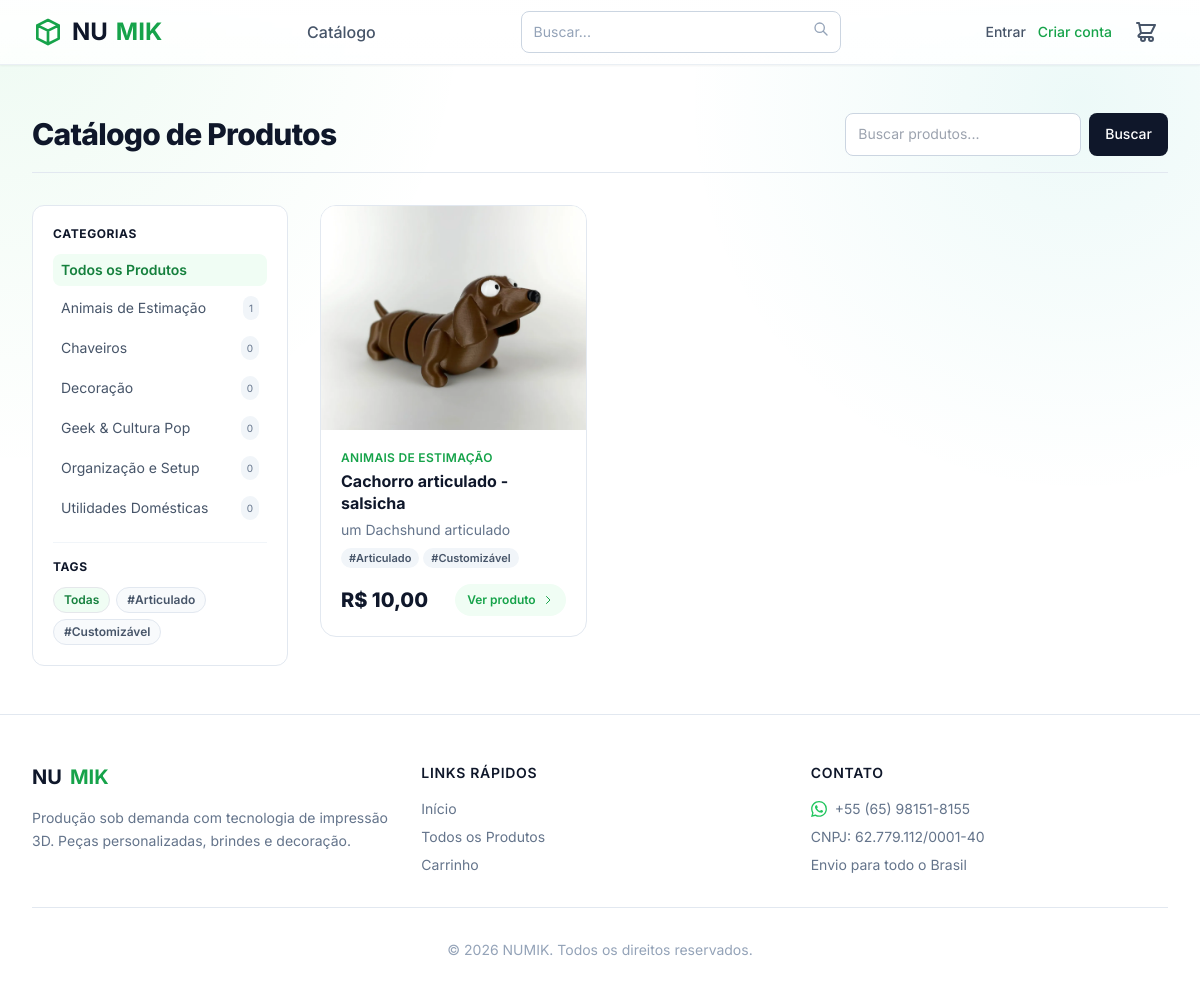
Page /produtos/ on the earlier database version.
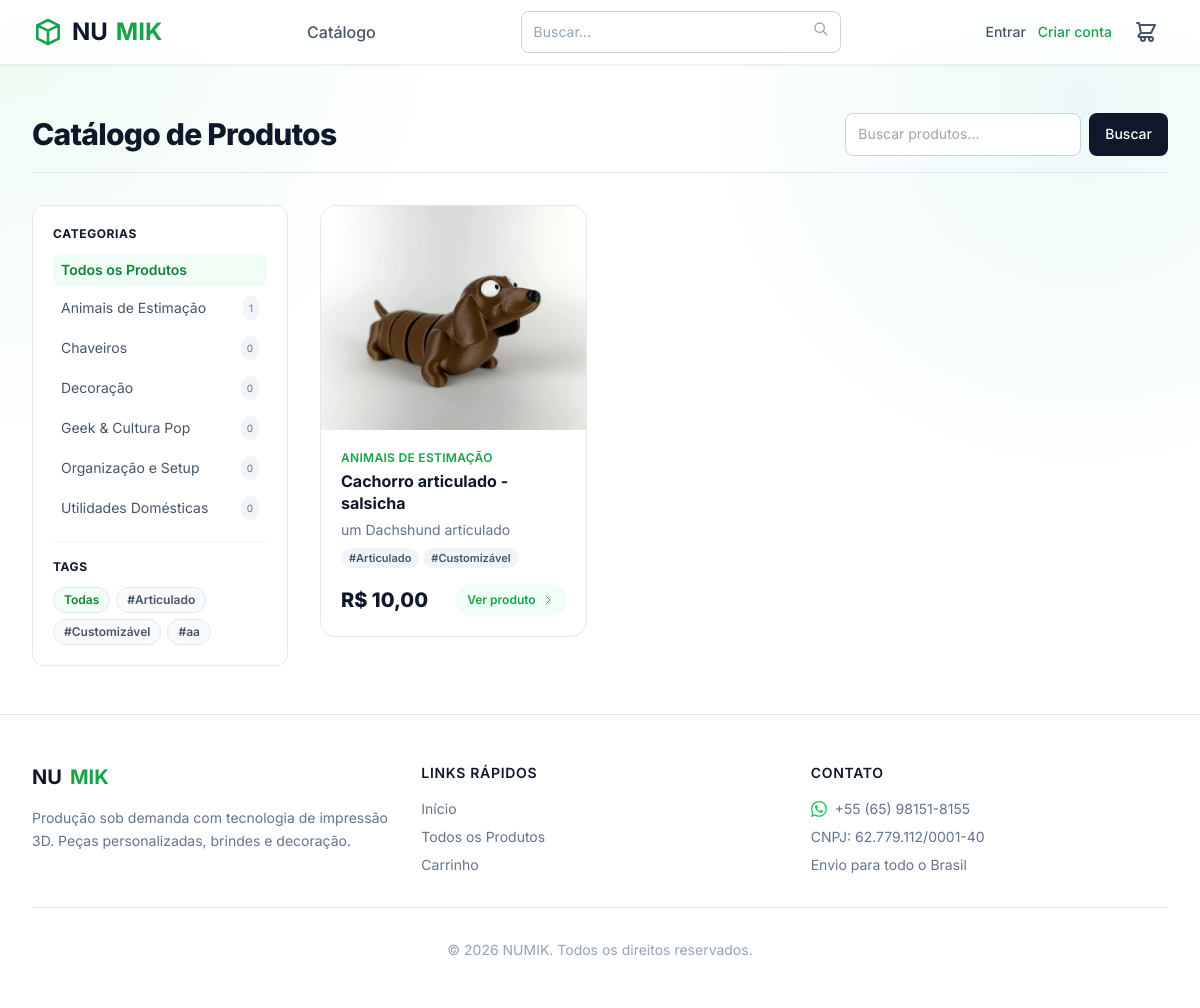
Same page on the later database version.
### catalog/models.py (models this page shows, shortened)
class Category(models.Model):
    name = models.CharField(max_length=150, verbose_name="Nome da Categoria")
    slug = models.SlugField(max_length=150, unique=True)
    description = models.TextField(blank=True, verbose_name="Descrição")
    class Meta:
        verbose_name = "Categoria"
        verbose_name_plural = "Categorias"
        ordering = ['name']

class Tag(models.Model):
    name = models.CharField(max_length=80, unique=True, verbose_name="Nome da Tag")
    slug = models.SlugField(max_length=80, unique=True)
    class Meta:
        verbose_name = "Tag"
        verbose_name_plural = "Tags"
        ordering = ['name']

class Product(models.Model):
    category = models.ForeignKey(Category, related_name='products', on_delete=models.SET_NULL, null=True, blank=True, verbose_name="Categoria")
    name = models.CharField(max_length=200, verbose_name="Nome do Produto")
    slug = models.SlugField(max_length=200, unique=True)
    short_description = models.CharField(max_length=255, verbose_name="Descrição Curta")
    description = models.TextField(verbose_name="Descrição Longa")
    base_price = models.DecimalField(max_digits=10, decimal_places=2, verbose_name="Preço Base")
    is_active = models.BooleanField(default=True, verbose_name="Ativo?")
    lead_time_text = models.CharField(max_length=100, default="Produção em 3 a 5 dias úteis", verbose_name="Prazo Estimado")
    tags = models.ManyToManyField(Tag, related_name='products', blank=True, verbose_name="Tags (#)")
    created_at = models.DateTimeField(auto_now_add=True)
    updated_at = models.DateTimeField(auto_now=True)
    class Meta:
        verbose_name = "Produto"
        verbose_name_plural = "Produtos"
        ordering = ['-created_at']
    def get_absolute_url(self):
        return reverse('catalog:product_detail', kwargs={'slug': self.slug})

class ProductImage(models.Model):
    product = models.ForeignKey(Product, related_name='images', on_delete=models.CASCADE)
    image = models.ImageField(upload_to='products/%Y/%m/%d', verbose_name="Imagem")
    alt_text = models.CharField(max_length=200, blank=True, verbose_name="Texto Alternativo (SEO)")
    order = models.PositiveIntegerField(default=0, verbose_name="Ordem")
    class Meta:
        verbose_name = "Imagem do Produto"
        verbose_name_plural = "Imagens do Produto"
        ordering = ['order']

### catalog/views.py (the view)
# urls.py: path('produtos/', views.product_list, name='product_list'),
def product_list(request):
    products = Product.objects.filter(is_active=True)
    category_slug = request.GET.get('categoria')
    if category_slug:
        products = products.filter(category__slug=category_slug)
    tag_slug = request.GET.get('tag')
    if tag_slug:
        products = products.filter(tags__slug=tag_slug)
    search_query = request.GET.get('q')
    if search_query:
        products = products.filter(name__icontains=search_query)
    categories = Category.objects.all()
    tags = Tag.objects.all()
    return render(request, 'catalog/product_list.html', {
        'products': products.distinct(),
        'categories': categories,
        'current_category': category_slug,
        'search_query': search_query,
        'current_tag': tag_slug,
        'tags': tags,
    })

### templates/catalog/product_list.html (shortened to what this page needs)
{% extends 'base.html' %}
{% block content %}
<div class="max-w-7xl mx-auto px-4 sm:px-6 lg:px-8 py-8 sm:py-12">
    <div class="flex flex-col sm:flex-row justify-between items-start sm:items-center gap-4 mb-8 pb-4 border-b border-slate-200">
        <h1 class="text-2xl sm:text-3xl font-extrabold text-slate-900 tracking-tight text-balance">Catálogo de Produtos</h1>
        <form method="get" class="flex w-full sm:w-auto gap-2" role="search">
            <input type="search" id="search-catalog" name="q" value="{{ search_query|default:'' }}" placeholder="Buscar produtos..."
                autocomplete="off"
                class="flex-1 sm:w-64 bg-white border border-slate-300 rounded-lg py-2 px-4 text-sm focus:outline-none focus:ring-2 focus:ring-brand-500 focus:border-brand-500">
            <button type="submit"
                class="bg-slate-900 text-white px-4 py-2 rounded-lg hover:bg-slate-800 transition-colors text-sm font-medium whitespace-nowrap">
                Buscar
            </button>
        </form>
    </div>
    <div class="flex flex-col md:flex-row gap-6 lg:gap-8">
        <aside id="filter-panel" class="hidden md:block md:w-56 lg:w-64 flex-shrink-0" aria-label="Filtros de produto">
            <div class="bg-white border border-slate-200 rounded-xl p-5 md:sticky md:top-24 text-sm">
                <h3 class="font-bold text-slate-900 mb-3 uppercase tracking-wider text-xs">Categorias</h3>
                <ul class="space-y-1" role="list">
                    <li>
                        <a href="{% url 'catalog:product_list' %}{% if search_query %}?q={{ search_query }}{% endif %}"
                            class="flex items-center justify-between px-2 py-1.5 rounded-lg {% if not current_category %}text-brand-700 bg-brand-50 font-semibold{% else %}text-slate-600 hover:text-brand-600 hover:bg-slate-50{% endif %} transition-colors">
                            Todos os Produtos
                        </a>
                    </li>
                    {% for cat in categories %}
                    <li>
                        <a href="?categoria={{ cat.slug }}{% if search_query %}&q={{ search_query }}{% endif %}"
                            class="flex items-center justify-between px-2 py-1.5 rounded-lg {% if current_category == cat.slug %}text-brand-700 bg-brand-50 font-semibold{% else %}text-slate-600 hover:text-brand-600 hover:bg-slate-50{% endif %} transition-colors">
                            <span>{{ cat.name }}</span>
                            <span class="bg-slate-100 text-slate-500 text-[10px] px-1.5 py-0.5 rounded-full">{{ cat.products.count|default:0 }}</span>
                        </a>
                    </li>
                    {% endfor %}
                </ul>
                {% if tags %}
                <hr class="my-4 border-slate-100">
                <h3 class="font-bold text-slate-900 mb-3 uppercase tracking-wider text-xs">Tags</h3>
                <div class="flex flex-wrap gap-1.5">
                    <a href="{% url 'catalog:product_list' %}{% if current_category %}?categoria={{ current_category }}{% endif %}"
                        class="px-2.5 py-1 rounded-full text-xs font-semibold border {% if not current_tag %}bg-brand-50 text-brand-700 border-brand-200{% else %}bg-slate-50 text-slate-600 border-slate-200 hover:border-brand-300 hover:text-brand-700{% endif %} transition-colors">
                        Todas
                    </a>
                    {% for tag in tags %}
                    <a href="?tag={{ tag.slug }}{% if current_category %}&categoria={{ current_category }}{% endif %}"
                        class="px-2.5 py-1 rounded-full text-xs font-semibold border {% if current_tag == tag.slug %}bg-brand-50 text-brand-700 border-brand-200{% else %}bg-slate-50 text-slate-600 border-slate-200 hover:border-brand-300 hover:text-brand-700{% endif %} transition-colors">
                        #{{ tag.name }}
                    </a>
                    {% endfor %}
                </div>
                {% endif %}
            </div>
        </aside>
        <div class="flex-1 min-w-0">
            <ul role="list" class="grid grid-cols-1 xs:grid-cols-2 sm:grid-cols-2 lg:grid-cols-3 gap-4 sm:gap-6">
                {% for product in products %}
                <li class="group bg-white rounded-2xl border border-slate-200 overflow-hidden hover:shadow-xl hover:border-brand-400 transition-all duration-300 flex flex-col">
                    <a href="{{ product.get_absolute_url }}" class="block relative overflow-hidden bg-slate-100 h-48 sm:h-56" tabindex="-1" aria-hidden="true">
                        {% if product.images.first %}
                        <img src="{{ product.images.first.image.url }}"
                            alt=""
                            width="400" height="300"
                            loading="lazy"
                            class="w-full h-full object-cover object-center group-hover:scale-105 transition-transform duration-500">
                        {% endif %}
                    </a>
                    <div class="p-4 sm:p-5 flex-1 flex flex-col justify-between">
                        <div>
                            <p class="text-xs font-semibold text-brand-600 mb-1 uppercase tracking-wide">
                                {{ product.category.name|default:"Geral" }}
                            </p>
                            <h2 class="text-base font-bold text-slate-900 mb-1.5 leading-snug">
                                <a href="{{ product.get_absolute_url }}" class="hover:text-brand-600 transition-colors focus-visible:ring-2 focus-visible:ring-brand-500 focus-visible:outline-none rounded">
                                    {{ product.name }}
                                </a>
                            </h2>
                            <p class="text-slate-500 text-sm line-clamp-2">{{ product.short_description }}</p>
                            {% if product.tags.all %}
                            <div class="flex flex-wrap gap-1 mt-2">
                                {% for tag in product.tags.all %}
                                <span class="px-2 py-0.5 rounded-full bg-slate-100 text-[11px] font-semibold text-slate-600">#{{ tag.name }}</span>
                                {% endfor %}
                            </div>
                            {% endif %}
                        </div>
                        <div class="flex items-center justify-between mt-4 gap-2">
                            <span class="text-xl font-extrabold text-slate-900">R$&nbsp;{{ product.base_price }}</span>
                            <a href="{{ product.get_absolute_url }}"
                                class="inline-flex items-center gap-1.5 text-xs font-semibold text-brand-600 hover:text-brand-700 bg-brand-50 hover:bg-brand-100 px-3 py-2 rounded-full transition-colors focus-visible:ring-2 focus-visible:ring-brand-500 focus-visible:outline-none whitespace-nowrap"
                                aria-label="Ver detalhes de {{ product.name }}">
                                Ver produto
                                <svg class="w-3 h-3" fill="none" stroke="currentColor" viewBox="0 0 24 24" aria-hidden="true"><path stroke-linecap="round" stroke-linejoin="round" stroke-width="2" d="M9 5l7 7-7 7"/></svg>
                            </a>
                        </div>
                    </div>
                </li>
                {% endfor %}
            </ul>
        </div>
    </div>
</div>
{% endblock %}

### templates/base.html (shortened to what this page needs)
<!DOCTYPE html>
<html lang="pt-br">
<head>
    <script src="https://cdn.tailwindcss.com"></script>
</head>
<body class="text-slate-900 font-sans min-h-screen flex flex-col antialiased">
    <header class="numik-surface border-b border-slate-200/70 shadow-sm sticky top-0 z-50">
        <div class="max-w-7xl mx-auto px-4 sm:px-6 lg:px-8">
            <div class="flex justify-between h-16 items-center gap-3">
                <div class="flex-shrink-0 flex items-center">
                    <a href="{% url 'catalog:home' %}" class="text-2xl font-bold text-slate-900 flex items-center gap-2">
                        <svg class="w-8 h-8 text-brand-600" fill="none" stroke="currentColor" viewBox="0 0 24 24" aria-hidden="true"><path stroke-linecap="round" stroke-linejoin="round" stroke-width="2" d="M20 7l-8-4-8 4m16 0l-8 4m8-4v10l-8 4m0-10L4 7m8 4v10M4 7v10l8 4"></path></svg>
                        NU<span class="text-brand-600">MIK</span>
                    </a>
                </div>
                <nav class="hidden md:flex space-x-8" aria-label="Navegação principal">
                    <a href="{% url 'catalog:product_list' %}" class="text-slate-600 hover:text-brand-600 font-medium transition-colors">Catálogo</a>
                </nav>
                <form action="{% url 'catalog:product_list' %}" method="get" class="hidden md:flex relative flex-1 max-w-xs" role="search">
                    <input type="search" id="search-desktop" name="q" placeholder="Buscar..." autocomplete="off"
                        class="w-full bg-slate-100 placeholder-slate-400 text-slate-800 text-sm rounded-full pl-4 pr-10 py-2 border border-transparent focus:bg-white focus:border-brand-500 focus:ring-2 focus:ring-brand-200 focus:outline-none transition-all">
                    <button type="submit" class="absolute right-3 top-2.5 text-slate-400 hover:text-brand-600" aria-label="Pesquisar">
                        <svg class="h-4 w-4" fill="none" stroke="currentColor" viewBox="0 0 24 24" aria-hidden="true"><path stroke-linecap="round" stroke-linejoin="round" stroke-width="2" d="M21 21l-6-6m2-5a7 7 0 11-14 0 7 7 0 0114 0z"></path></svg>
                    </button>
                </form>
                <div class="flex items-center gap-2 sm:gap-3">
                    {% if user.is_authenticated %}
                    <span class="hidden sm:inline text-sm text-slate-600 truncate max-w-[120px]">Olá, {{ user.username }}</span>
                    <a href="{% url 'logout' %}" class="text-sm font-medium text-slate-600 hover:text-brand-600 whitespace-nowrap">Sair</a>
                    {% else %}
                    <a href="{% url 'login' %}" class="text-sm font-medium text-slate-600 hover:text-brand-600 whitespace-nowrap">Entrar</a>
                    <a href="{% url 'signup' %}" class="hidden sm:inline text-sm font-medium text-brand-600 hover:text-brand-700 whitespace-nowrap">Criar conta</a>
                    {% endif %}
                    <a href="{% url 'cart:cart_detail' %}" class="relative text-slate-600 hover:text-brand-600 transition-colors p-2.5 rounded-lg focus-visible:ring-2 focus-visible:ring-brand-500 focus-visible:outline-none" aria-label="Carrinho">
                    </a>
                </div>
            </div>
        </div>
    </header>
    <main class="flex-grow flex flex-col">
        {% block content %}{% endblock %}
    </main>
    <footer class="bg-white border-t border-slate-200 mt-auto">
        <div class="max-w-7xl mx-auto px-4 sm:px-6 lg:px-8 py-12">
            <div class="grid grid-cols-1 sm:grid-cols-2 md:grid-cols-3 gap-8">
                <div>
                    <span class="text-xl font-bold text-slate-900 flex items-center gap-2 mb-4">
                        NU<span class="text-brand-600">MIK</span>
                    </span>
                    <p class="text-slate-500 text-sm leading-relaxed">
                        Produção sob demanda com tecnologia de impressão 3D. Peças personalizadas, brindes e decoração.
                    </p>
                </div>
                <div>
                    <h3 class="text-sm font-semibold text-slate-900 tracking-wider uppercase mb-4">Links Rápidos</h3>
                    <ul class="space-y-2 text-sm text-slate-500">
                        <li><a href="{% url 'catalog:home' %}" class="hover:text-brand-600 transition-colors">Início</a></li>
                        <li><a href="{% url 'catalog:product_list' %}" class="hover:text-brand-600 transition-colors">Todos os Produtos</a></li>
                        <li><a href="{% url 'cart:cart_detail' %}" class="hover:text-brand-600 transition-colors">Carrinho</a></li>
                    </ul>
                </div>
                <div>
                    <h3 class="text-sm font-semibold text-slate-900 tracking-wider uppercase mb-4">Contato</h3>
                    <ul class="space-y-2 text-sm text-slate-500">
                        <li>
                            <a href="https://wa.me/5565981518155" class="hover:text-brand-600 transition-colors flex items-center gap-2">
                                +55 (65) 98151-8155
                            </a>
                        </li>
                        <li>CNPJ: 62.779.112/0001-40</li>
                        <li>Envio para todo o Brasil</li>
                    </ul>
                </div>
            </div>
            <div class="mt-8 pt-8 border-t border-slate-200 text-center text-sm text-slate-400">
                &copy; {% now "Y" %} NUMIK. Todos os direitos reservados.
            </div>
        </div>
    </footer>
</body>
</html>

Differences in the rows shown:
added Tag: name "aa", shown under "TAGS"
